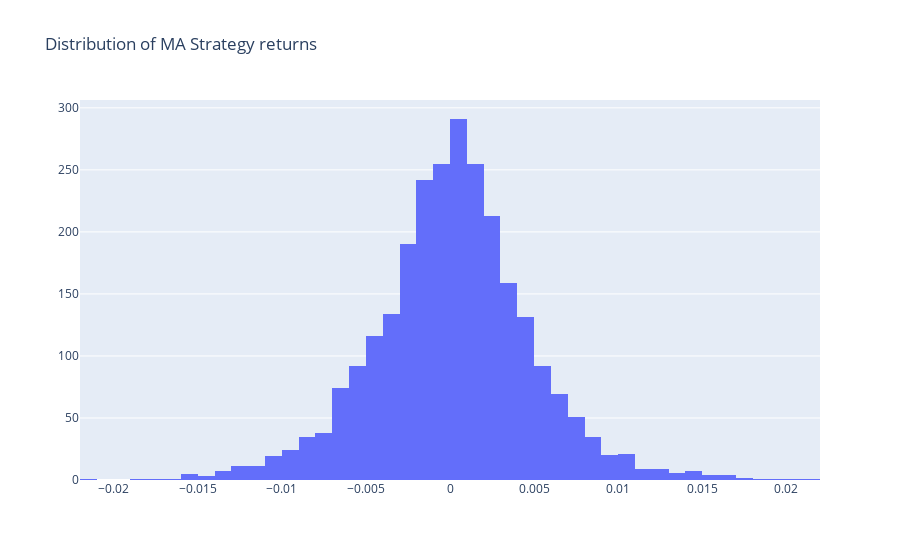

This figure's notebook cell:
### Code cell
plotarray=[go.Histogram(x=MAreturn, nbinsx=50)]
figlayout={'title':'Distribution of MA Strategy returns'}
fig = go.Figure(data=plotarray, layout=figlayout)
fig

### Figure 1 — Plotly figure (JSON) as saved in the notebook; plotly's stock layout.template omitted (floating-point values rounded to 4 significant figures; data arrays with more than 128 entries replaced by an {"elided": "..."} marker saying what was removed)
{"data": [{"nbinsx": 50, "type": "histogram", "x": {"elided": "2642 float values"}}], "layout": {"title": {"text": "Distribution of MA Strategy returns"}}}
